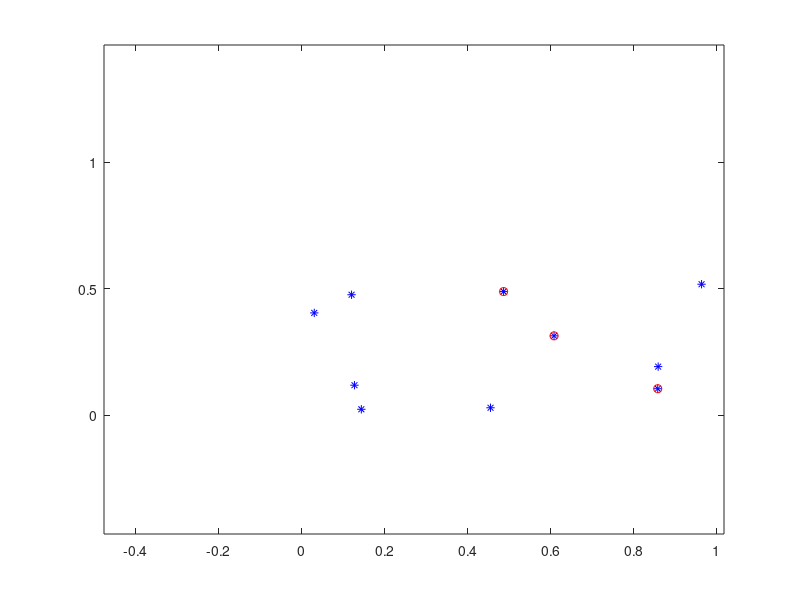

Write MATLAB code to recreate this figure. (Note: this script raises an error after producing the figure.)
% Delaunay triangulation demo
% Beril Sirmacek
% University of Twente April 2018
%%
clear all
close all
clc
%% Create a 2D point cloud

x = rand(1,10);
y = rand(1,10);
figure, plot(y,x,'*b'); hold on

% fixed axis limits
h = 0.5;
xminlim = min(x)-h;
xmaxlim = max(x)+h;
yminlim = min(y)-h;
ymaxlim = max(y)+h;
xlim([xminlim, xmaxlim]);
ylim([yminlim, ymaxlim]);
 
%% Find delaunay triangles

%max_distance =  max([max(x)-min(x), max(y)-min(y)]);

% number of points to draw a circle
nc = 1000;
delaunay_edges = [0,0,0];            
count = 1;
for(i = 1:size(x,2))
    for(j = 1:size(x,2))
        for(k = 1:size(x,2))
            
            if((i~=j) && (i~=k) && (j~=k))
      
                % select 3 of the points
                plot(y(i),x(i),'or'); hold on
                plot(y(j),x(j),'or'); hold on
                plot(y(k),x(k),'or'); hold on
                xlim([xminlim, xmaxlim]);
                ylim([yminlim, ymaxlim]);
                
                % fit a circle on points
                points = [y(i),x(i); y(j), x(j); y(k),x(k)];
                [radius, xcyc] = fit_circle_through_3_points(points);
                
                %if(radius < max_distance)
                % draw circle
                t = linspace(0,2*pi,nc);
                xp = xcyc(1) + radius*sin(t);
                yp = xcyc(2) + radius*cos(t);
                
                xcheck = x;
                ycheck = y;
                xcheck([i,j,k]) = [];  
                ycheck([i,j,k]) = [];  
                in = inpolygon(ycheck,xcheck,xp,yp);
                
                if(sum(in)==0)
                    line(xp,yp,'color', 'r');
                    hold on
                    xlim([xminlim, xmaxlim]);
                    ylim([yminlim, ymaxlim]);
                    
                    delaunay_edges(count,:) = [i,j,k];
                    count = count + 1;
                else
                    line(xp,yp,'color', 'g');
                    hold on
                    xlim([xminlim, xmaxlim]);
                    ylim([yminlim, ymaxlim]);
                end
                %in
                
                clear t xp yp radius xcyc xcheck ycheck;
                % change point colors to the original
                pause(0.01)
                
                %end
                hold off
                plot(y,x,'*b');
                hold on
                xlim([xminlim xmaxlim]);
                ylim([yminlim ymaxlim]);
                
            end
        end
    end
end

%% Draw edges
    
figure, plot(y,x,'*b'); 
hold on
xlim([xminlim xmaxlim]);
ylim([yminlim, ymaxlim]);

for(i = 1:count-1)
    ind1 = delaunay_edges(i,1);
    ind2 = delaunay_edges(i,2);
    ind3 = delaunay_edges(i,3);
    
    xv(1) = x(ind1);
    xv(2) = x(ind2);
    xv(3) = x(ind3);
    
    yv(1) = y(ind1);
    yv(2) = y(ind2);
    yv(3) = y(ind3);
    
    line(yv,xv,'color', 'r'); 
    hold on
    xlim([xminlim xmaxlim]);
    ylim([yminlim, ymaxlim]);
end